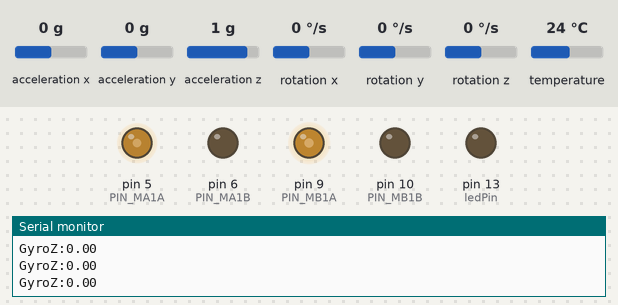
A sketch run on a simulated Arduino Uno, built with avr-gcc and run on an emulated ATmega328P. Parts: output pins drawn as LEDs (lit = HIGH), the last lines printed to the serial monitor. The inputs (shaded band) are chosen by the test bench; at power-on: rotation z 0 °/s, acceleration x 0 g, acceleration y 0 g, acceleration z 1 g, rotation x 0 °/s, rotation y 0 °/s, temperature 24 °C.

Above: at 1.2 s.
1.3 s: rotation z set to -192 °/s
At 2.5 s:
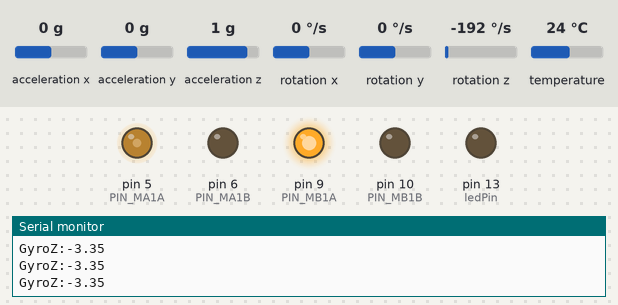
2.8 s: rotation z set to -67 °/s
5.8 s: rotation z set to -59 °/s
At 6.2 s:
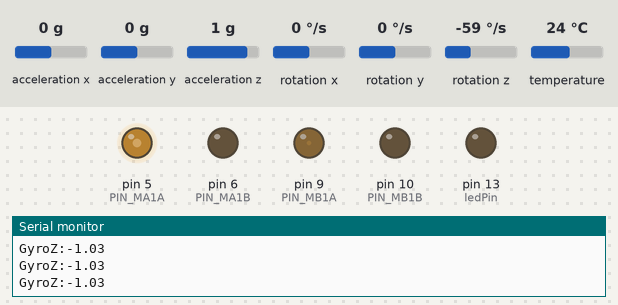
7.3 s: rotation z set to -100 °/s
At 8.6 s:
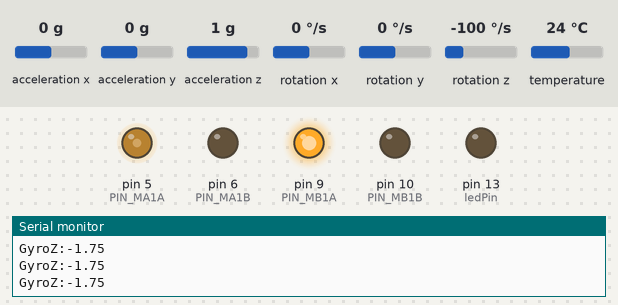
Timing chart, 0 to 10.3 s (numbered marks = the images above; inputs shaded):
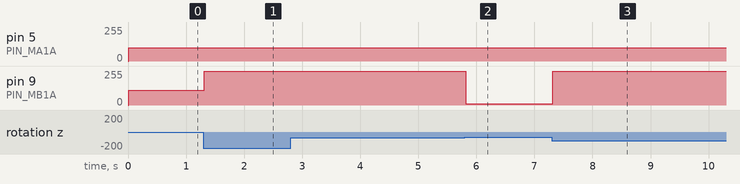

The sketch:

04_MPU6050_car.ino
```cpp
#include <Adafruit_MPU6050.h>
#include <Adafruit_Sensor.h>
#include <Wire.h>

Adafruit_MPU6050 mpu;

//왼쪽모터
#define PIN_MA1A 5
#define PIN_MA1B 6

//오른쪽 모터
#define PIN_MB1A 9
#define PIN_MB1B 10

//초음파센서
#define PIN_SONIC_TRIG 14
#define PIN_SONIC_ECHO 15

const int ledPin = 13;

// #define WHEEL_DIFF_VALUE 0

// int iSpeed = 100;
// int leftWheelSpeed = iSpeed;
// int rightWheelSpeed = leftWheelSpeed + WHEEL_DIFF_VALUE;

#define SONIC_DISTANSE 15

void setup() {
  //모터 핀 정의
  pinMode(PIN_MA1A, OUTPUT);
  pinMode(PIN_MA1B, OUTPUT);
  pinMode(PIN_MB1A, OUTPUT);
  pinMode(PIN_MB1B, OUTPUT);
  //초음파센서 핀 정의
  pinMode(PIN_SONIC_TRIG, OUTPUT);
  pinMode(PIN_SONIC_ECHO, INPUT);

  pinMode(ledPin, OUTPUT);

  Serial.begin(9600);

  if (!mpu.begin()) {
    Serial.println("Failed to find MPU6050 chip");
    while (1) {
      delay(10);
    }
  }
}

void loop() {
  sensors_event_t a, g, temp;
  mpu.getEvent(&a, &g, &temp);

  Serial.print("GyroZ:");
  Serial.print(g.gyro.z);
  Serial.println("");
  delay(10);

  int iSpeed = 100;
  int leftWheelSpeed = iSpeed;
  int WHEEL_DIFF_VALUE = (g.gyro.z * 100) +10;
  int rightWheelSpeed = leftWheelSpeed + WHEEL_DIFF_VALUE;

  analogWrite(PIN_MA1A, leftWheelSpeed);
  analogWrite(PIN_MA1B, 0);
  analogWrite(PIN_MB1A, rightWheelSpeed);
  analogWrite(PIN_MB1B, 0);

  // forward();

//   long distance = getDistance();
//   Serial.println(String(distance) + "cm");

//   if (distance < SONIC_DISTANSE) {
//     digitalWrite(ledPin, HIGH);
//    backward();
//    delay(500);
//    left();
//     delay(500);
//   } else {
//     digitalWrite(ledPin, LOW);
//     forward();
//   }
}
//초음파 거리
// long getDistance() {
//   digitalWrite(PIN_SONIC_TRIG, LOW);
//   delayMicroseconds(2);
//   digitalWrite(PIN_SONIC_TRIG, HIGH);
//   delayMicroseconds(10);
//   digitalWrite(PIN_SONIC_TRIG, LOW);

//   long duration = pulseIn(PIN_SONIC_ECHO, HIGH);
//   long distance = (duration / 2) / 29.1;

//   return distance;
// }

//자동차 이동
// void carMove(int aa, int ab, int ba, int bb) {
//   analogWrite(PIN_MA1A, aa);
//   analogWrite(PIN_MA1B, ab);
//   analogWrite(PIN_MB1A, ba);
//   analogWrite(PIN_MB1B, bb);
// }
// void forward() {
//   carMove(leftWheelSpeed, 0, rightWheelSpeed, 0);
// }

// void backward() {
//   carMove(0, leftWheelSpeed, 0, rightWheelSpeed);
// }

// void left() {
//   carMove(0, 0, rightWheelSpeed, 0);
// }

// void right() {
//   carMove(leftWheelSpeed, 0, 0, 0);
// }

// void stop() {
//   carMove(0, 0, 0, 0);
// }
```

Measured:
- the behaviour switches between -64 and -63 °/s on rotation z (found by bisection; images 1 and 2)
- after the input at 1.3 s, pin 9 (PIN_MB1A): 110/255 → 255/255 at once
- after the input at 5.8 s, pin 9 (PIN_MB1A): 255/255 → 8/255 at once
- after the input at 7.3 s, pin 9 (PIN_MB1A): 8/255 → 255/255 at once
